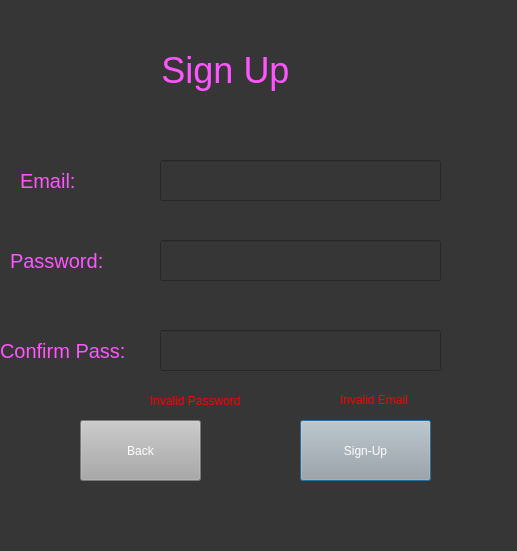
<?xml version="1.0" encoding="UTF-8"?>
<ui version="4.0">
 <class>Dialog</class>
 <widget class="QDialog" name="Dialog">
  <property name="geometry">
   <rect>
    <x>0</x>
    <y>0</y>
    <width>517</width>
    <height>551</height>
   </rect>
  </property>
  <property name="windowTitle">
   <string>Dialog</string>
  </property>
  <property name="styleSheet">
   <string notr="true">background-color:rgb(54, 54, 54)</string>
  </property>
  <widget class="QLabel" name="label">
   <property name="geometry">
    <rect>
     <x>130</x>
     <y>30</y>
     <width>191</width>
     <height>81</height>
    </rect>
   </property>
   <property name="font">
    <font>
     <pointsize>27</pointsize>
    </font>
   </property>
   <property name="styleSheet">
    <string notr="true">color:rgb(255, 85, 255)</string>
   </property>
   <property name="text">
    <string>Sign Up</string>
   </property>
   <property name="alignment">
    <set>Qt::AlignCenter</set>
   </property>
  </widget>
  <widget class="QLabel" name="label_2">
   <property name="geometry">
    <rect>
     <x>20</x>
     <y>150</y>
     <width>81</width>
     <height>61</height>
    </rect>
   </property>
   <property name="font">
    <font>
     <pointsize>15</pointsize>
    </font>
   </property>
   <property name="styleSheet">
    <string notr="true">color:rgb(255, 85, 255)</string>
   </property>
   <property name="text">
    <string>Email:</string>
   </property>
  </widget>
  <widget class="QLineEdit" name="email">
   <property name="geometry">
    <rect>
     <x>160</x>
     <y>160</y>
     <width>281</width>
     <height>41</height>
    </rect>
   </property>
   <property name="styleSheet">
    <string notr="true">font-size:14pt;color:rgb(255, 255, 255)</string>
   </property>
  </widget>
  <widget class="QLineEdit" name="password">
   <property name="geometry">
    <rect>
     <x>160</x>
     <y>240</y>
     <width>281</width>
     <height>41</height>
    </rect>
   </property>
   <property name="styleSheet">
    <string notr="true">font-size:14pt;color:rgb(255, 255, 255)</string>
   </property>
   <property name="text">
    <string/>
   </property>
   <property name="echoMode">
    <enum>QLineEdit::Password</enum>
   </property>
  </widget>
  <widget class="QLabel" name="label_3">
   <property name="geometry">
    <rect>
     <x>10</x>
     <y>230</y>
     <width>111</width>
     <height>61</height>
    </rect>
   </property>
   <property name="font">
    <font>
     <pointsize>15</pointsize>
    </font>
   </property>
   <property name="styleSheet">
    <string notr="true">color:rgb(255, 85, 255)</string>
   </property>
   <property name="text">
    <string>Password:</string>
   </property>
  </widget>
  <widget class="QPushButton" name="signupButton">
   <property name="geometry">
    <rect>
     <x>300</x>
     <y>420</y>
     <width>131</width>
     <height>61</height>
    </rect>
   </property>
   <property name="styleSheet">
    <string notr="true">background-color: rgb(167, 168, 167);
color: rgb(255, 255, 255);
font: 14pt &quot;MS Shell Dlg 2&quot;;</string>
   </property>
   <property name="text">
    <string>Sign-Up</string>
   </property>
  </widget>
  <widget class="QLabel" name="label_4">
   <property name="geometry">
    <rect>
     <x>0</x>
     <y>320</y>
     <width>151</width>
     <height>61</height>
    </rect>
   </property>
   <property name="font">
    <font>
     <pointsize>15</pointsize>
    </font>
   </property>
   <property name="styleSheet">
    <string notr="true">color:rgb(255, 85, 255)</string>
   </property>
   <property name="text">
    <string>Confirm Pass:</string>
   </property>
  </widget>
  <widget class="QLineEdit" name="confirmpass">
   <property name="geometry">
    <rect>
     <x>160</x>
     <y>330</y>
     <width>281</width>
     <height>41</height>
    </rect>
   </property>
   <property name="styleSheet">
    <string notr="true">font-size:14pt;color:rgb(255, 255, 255)</string>
   </property>
   <property name="text">
    <string/>
   </property>
   <property name="echoMode">
    <enum>QLineEdit::Password</enum>
   </property>
  </widget>
  <widget class="QLabel" name="InvalidLabel">
   <property name="geometry">
    <rect>
     <x>340</x>
     <y>390</y>
     <width>111</width>
     <height>20</height>
    </rect>
   </property>
   <property name="styleSheet">
    <string notr="true">font: 75 10pt &quot;MS Shell Dlg 2&quot;;
color: rgb(255, 0, 0);</string>
   </property>
   <property name="text">
    <string>Invalid Email</string>
   </property>
  </widget>
  <widget class="QLabel" name="InvalidPass">
   <property name="geometry">
    <rect>
     <x>150</x>
     <y>390</y>
     <width>111</width>
     <height>21</height>
    </rect>
   </property>
   <property name="styleSheet">
    <string notr="true">color: rgb(255, 0, 0);
font: 75 9pt &quot;MS Shell Dlg 2&quot;;</string>
   </property>
   <property name="text">
    <string>Invalid Password</string>
   </property>
  </widget>
  <widget class="QPushButton" name="backButton">
   <property name="geometry">
    <rect>
     <x>80</x>
     <y>420</y>
     <width>121</width>
     <height>61</height>
    </rect>
   </property>
   <property name="styleSheet">
    <string notr="true">background-color: rgb(167, 168, 167);
color: rgb(255, 255, 255);
font: 14pt &quot;MS Shell Dlg 2&quot;;</string>
   </property>
   <property name="text">
    <string>Back</string>
   </property>
  </widget>
 </widget>
 <resources/>
 <connections/>
</ui>
